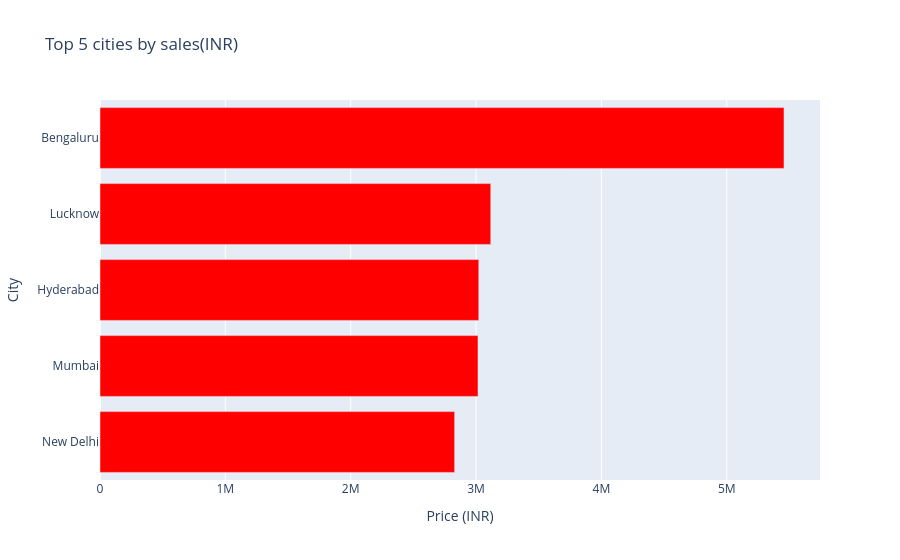

Notebook code cell kept with this figure:
### Markdown cell above
### Top 5 Cities by Sales

### Code cell
top_5_cities = (
    df.groupby("City")["Price (INR)"]
    .sum()
    .nlargest(5)
    .sort_values()
    .reset_index()
)

fig = px.bar(
    top_5_cities,
    x="Price (INR)",
    y="City",
    orientation="h",
    title="Top 5 cities by sales(INR)",
    color_discrete_sequence=["red"]
)

fig.show()

### Figure 1 — Plotly figure (JSON) as saved in the notebook; plotly's stock layout.template omitted (floating-point values rounded to 4 significant figures)
{"data": [{"alignmentgroup": "True", "hovertemplate": "Price (INR)=%{x}<br>City=%{y}<extra></extra>", "legendgroup": "", "marker": {"color": "red", "pattern": {"shape": ""}}, "name": "", "offsetgroup": "", "orientation": "h", "showlegend": false, "textposition": "auto", "type": "bar", "x": [2829000.0, 3016000.0, 3022000.0, 3117000.0, 5457000.0], "xaxis": "x", "y": ["New Delhi", "Mumbai", "Hyderabad", "Lucknow", "Bengaluru"], "yaxis": "y"}], "layout": {"barmode": "relative", "legend": {"tracegroupgap": 0}, "title": {"text": "Top 5 cities by sales(INR)"}, "xaxis": {"anchor": "y", "domain": [0, 1], "title": {"text": "Price (INR)"}}, "yaxis": {"anchor": "x", "domain": [0, 1], "title": {"text": "City"}}}}
